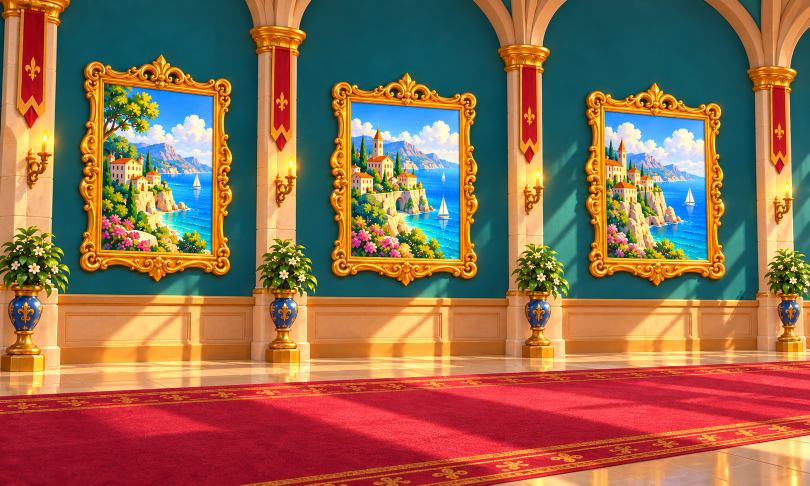
#> input picture docs/art/drafts/corridor-victory-v2-floor-20261031/original-panorama.png, 1619 x 971 px (shown at 1/2 size)
$ python build-floor.py
#> lines starting #> are read from the running program, lines starting #| are printed output that depends on the picture; after the words box and inside, x2 and y2 are one past the last pixel; in counts of white or black regions, pixels touching at a corner belong together
"""Whole periodic floor from native material pixels. Upper scene is byte-identical.

No AI floor patch, no texture scaling, no blur filter. Minimum-error hard cuts
quilt native red weave. Gold motifs are rigidly rotated once, never stretched.
"""
import sys,json,random,math,hashlib
from pathlib import Path
root=Path(__file__).resolve().parent
sys.path.insert(0,str(root.parents[1]/'.task16-python'))
from PIL import Image,ImageDraw,ImageChops,ImageStat
source=Image.open(root/'original-panorama.png').convert('RGB')
#> source is the input picture: PIL image 1619x971 RGB; mean R, G, B 144.1, 107, 80
upper=Image.open(root/'upper-reference-bay.png').convert('RGB')
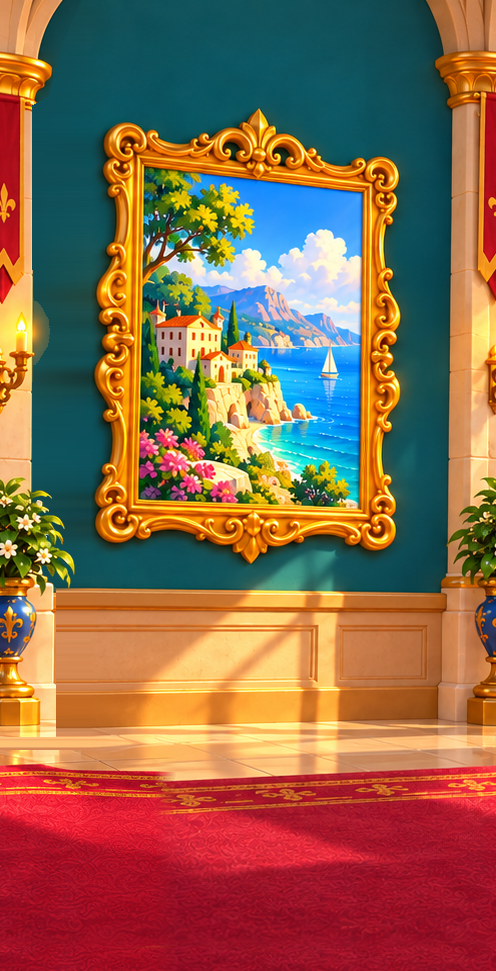
#> input picture docs/art/drafts/corridor-victory-v2-floor-20261031/upper-reference-bay.png, 496 x 971 px
#> upper is the input picture: PIL image 496x971 RGB; mean R, G, B 140.3, 102.4, 75.5
P,H,TOP,CARPET=496,971,726,790
rng=random.Random(1731)

def minpath(cost):
    """Top-to-bottom minimum-error seam, with at most one pixel sideways/row."""
    height,width=len(cost),len(cost[0]);prev=cost[0][:];back=[]
    for y in range(1,height):
        row=[];directions=[]
        for x in range(width):
            k=min(range(max(0,x-1),min(width,x+2)),key=lambda k:prev[k])
            row.append(cost[y][x]+prev[k]);directions.append(k)
        prev=row;back.append(directions)
    x=min(range(width),key=lambda x:prev[x]);path=[x]
    for row in reversed(back):x=row[x];path.append(x)
    return path[::-1]

def quilt(candidates,width,height,patch=72,overlap=20):
    """Native-size source patches; no alpha feathering at patch cuts."""
    step=patch-overlap;out=Image.new('RGB',(width+patch,height+patch));filled=Image.new('L',out.size)
    for yy in range(0,height,step):
        for xx in range(0,width,step):
            scores=[]
            for i,c in enumerate(candidates):
                score=0
                if xx:score+=sum(ImageStat.Stat(ImageChops.difference(out.crop((xx,yy,xx+overlap,yy+patch)),c.crop((0,0,overlap,patch)))).sum)
                if yy:score+=sum(ImageStat.Stat(ImageChops.difference(out.crop((xx,yy,xx+patch,yy+overlap)),c.crop((0,0,patch,overlap)))).sum)
                scores.append((score,i))
            scores.sort();best=scores[0][0]
            pool=[i for s,i in scores if s<=best*1.035+1][:5]
            c=candidates[rng.choice(pool)] if xx or yy else candidates[len(candidates)//3]
            old=out.crop((xx,yy,xx+patch,yy+patch));mask=Image.new('L',(patch,patch),255)
            a,b=old.load(),c.load()
            if xx:
                costs=[[sum((a[x,y][j]-b[x,y][j])**2 for j in range(3)) for x in range(overlap)] for y in range(patch)]
                path=minpath(costs)
                for y,x in enumerate(path):mask.paste(0,(0,y,x+1,y+1))
            if yy:
                costs=[[sum((a[x,y][j]-b[x,y][j])**2 for j in range(3)) for y in range(overlap)] for x in range(patch)]
                path=minpath(costs)
                for x,y in enumerate(path):mask.paste(0,(x,0,x+1,y+1))
            out.paste(c,(xx,yy),mask)
    return out.crop((0,0,width,height))

def periodic_quilt(candidates,height):
    overlap=32;field=quilt(candidates,P+overlap,height)
    left=field.crop((0,0,overlap,height));right=field.crop((P,0,P+overlap,height))
    a,b=left.load(),right.load()
    costs=[[sum((a[x,y][j]-b[x,y][j])**2 for j in range(3)) for x in range(overlap)] for y in range(height)]
    path=minpath(costs);out=field.crop((0,0,P,height))
    for y,x in enumerate(path):out.paste(right.crop((0,y,x+1,y+1)),(0,y))
    return out

# All source candidates are native red material, away from every gold border.
candidates=[source.crop((x,y,x+72,y+72)) for y in [831,837,843,849,855] for x in range(40,565,14)]
#> candidates = 190 items
weave=periodic_quilt(candidates,H-CARPET)
#> in quilt, `out = Image.new('RGB', (width + patch, height + patch))`: out: PIL image 600x253 RGB; every value is 0
#> in quilt, `filled = Image.new('L', out.size)`: filled: PIL image 600x253 L; every value is 0
#> after the loop in quilt, `for yy in range(0,height,step):`:
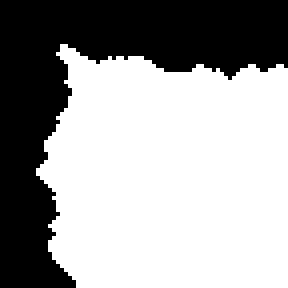
#> mask: PIL image 72x72 L (shown 4 times larger); 62.6% white; 1 black region, box (x1, y1, x2, y2) and area: (0, 0, 72, 72) 1937
#> after the loop in quilt, `for yy in range(0,height,step):`:
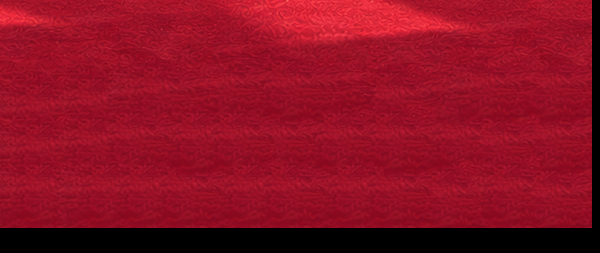
#> out: PIL image 600x253 RGB; mean R, G, B 139.2, 15.7, 34.9
#> in periodic_quilt, `costs=[[sum((a[x,y][j]-b[x,y][j])**2 for j in range(3)) for x in range..`: costs = 181 items
#> in periodic_quilt, `path = minpath(costs)`: path = 181 values, max 31 at index 3, min 9 at index 180, mean 21.65
#> the loop in periodic_quilt, `for y,x in enumerate(path):out.paste(right.crop((0,y,x+1,y+1)),(0,y))` made 181 passes
#> x on passes 1 to 3: 29, 30, 30
weave.save(root/'carpet-native-weave.png')

# One complete existing motif plus its two narrow original gold rails. A rigid
# 2.6 degree rotation aligns the original projected strip; motif scale is fixed.
rot=source.crop((0,748,900,850)).rotate(-2.6,resample=Image.Resampling.BICUBIC,expand=True)
motif=rot.crop((190,49,290,81))
motif.save(root/'gold-motif-native.png')
gold=Image.new('RGBA',(P,32),(0,0,0,0));phase=0
#> after `gold = Image.new('RGBA', (P, 32), (0, 0, 0, 0))`: gold: PIL image 496x32 RGBA; every value is 0
for width in [99,99,100,99,99]:
    part=motif.crop((0,0,width,32));rgba=Image.new('RGBA',part.size)
    for y in range(32):
        for x in range(width):
            r,g,b=part.getpixel((x,y));ratio=g/max(1,r)
            alpha=round(255*max(0,min(1,(ratio-.27)/.15))) if r>80 and b<135 else 0
            rgba.putpixel((x,y),(r,g,b,alpha))
    gold.paste(rgba,(phase,0));phase+=width
#> after the loop, phase = 496
gold.save(root/'single-gold-border.png')
carpet=weave.copy();carpet.paste(gold,(0,4),gold)
#> after `carpet.paste(gold, (0, 4), gold)`:
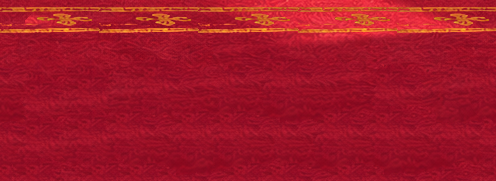
#> carpet: PIL image 496x181 RGB; mean R, G, B 160.6, 22.9, 39.7
# Subtle pile/contact edge; no second border or copied gold wedges.
for x in range(P):
    c=carpet.getpixel((x,0));carpet.putpixel((x,0),tuple(round(v*.78) for v in c))
#> this loop made 496 passes
#> c on passes 1 to 3: (161, 20, 40), (163, 20, 42), (171, 25, 44)

# Marble is ONE affine ground plane. Its two joint families use the same
# periodic coordinates, so intersections and the repeated edge are coherent.
# Native small warm-stone samples contain actual illustration texture/highlights.
palette=ImageStat.Stat(source.crop((175,740,240,770))).mean
#> palette = [239.7, 171.5, 100.6]
marble=Image.new('RGB',(P,CARPET-TOP))
#> marble: PIL image 496x64 RGB; every value is 0
# Continuous periodic stone field; no rectangular pasted stone samples.
for y in range(marble.height):
    for x in range(P):
        u=x/P;t=y/max(1,marble.height-1)
        phase=(u-.10*t)%1
        d1=min(abs(phase-.28),1-abs(phase-.28));d2=min(abs(phase-.78),1-abs(phase-.78))
        light=12*math.sin(2*math.pi*(u-.16*t))+8*math.cos(2*math.pi*(2*u+.10*t))+25*math.exp(-(d1/.11)**2)+18*math.exp(-(d2/.075)**2)
        grain=1.2*math.sin(2*math.pi*(17*u+.031*y))+1.0*math.sin(2*math.pi*(31*u-.017*y))
        veins=0
        for level,amp,phase in [(8,3,.3),(27,5,1.1),(45,4,2.2)]:
            curve=level+amp*math.sin(2*math.pi*u+phase)+1.4*math.sin(2*math.pi*3*u+phase)
            veins+=9*math.exp(-((y-curve)/.8)**2)-3.0*math.exp(-((y-curve-1.3)/.9)**2)+5*math.exp(-((y-curve)/3.0)**2)
        dx=min(abs(x-1),P-abs(x-1));contact=math.exp(-(dx/30)**2-(y/4.7)**2)*.12
        reflection=9*math.exp(-(dx/24)**2)*math.exp(-y/22)
        value=light+grain+veins+reflection
        colors=[palette[c]+value*factor+(t-.5)*warm for c,factor,warm in [(0,.60,3),(1,1.0,1),(2,1.12,-3)]]
        marble.putpixel((x,y),tuple(max(0,min(255,round(v*(1-contact)))) for v in colors))
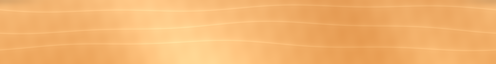
#> marble: PIL image 496x64 RGB; mean R, G, B 244.1, 180.4, 110.7
draw=ImageDraw.Draw(marble)
# Common plane basis: e1=(124,0), e2=(32,24). Every joint continues through wrap.
for y in [17,41]:
    draw.line((0,y,P-1,y),fill=(173,112,66),width=1)
    draw.line((0,y+1,P-1,y+1),fill=(244,197,132),width=1)
for n in range(-1,6):
    x0=n*124-18;x1=x0+marble.height*32/24
    draw.line((round(x0),0,round(x1),marble.height),fill=(179,116,71),width=1)
    draw.line((round(x0)+1,0,round(x1)+1,marble.height),fill=(249,205,145),width=1)
marble.save(root/'marble-one-plane.png')

tile=upper.copy();tile.paste(marble,(0,TOP));tile.paste(carpet,(0,CARPET))
# The native gold/stone foreground ends at y725. Its old reflection (not the
# object) occupied the next rows. Replace that reflection with the whole plane;
# keep the original wall skirting through y729 outside the foreground opening.
tile.paste(upper.crop((55,726,442,730)),(55,726))
tile.save(root/'matched-bay.png')
scene=Image.new('RGB',(P*3,H))
#> scene: PIL image 1488x971 RGB; every value is 0
for i in range(3):scene.paste(tile,(i*P,0))
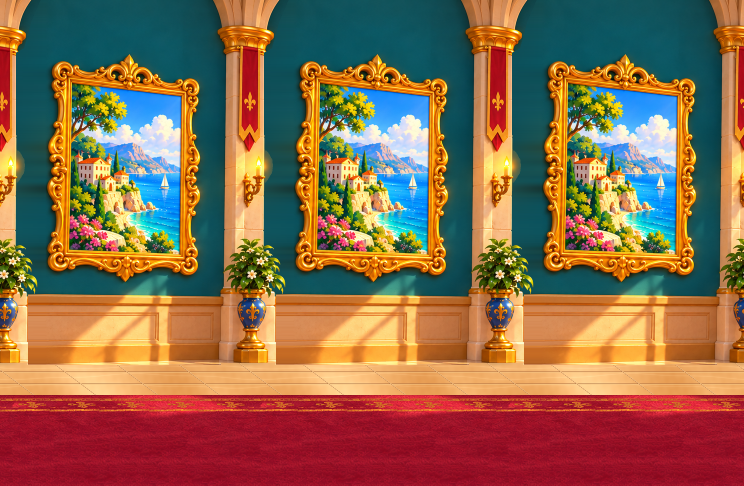
#> scene: PIL image 1488x971 RGB (shown at 1/2 size); mean R, G, B 139.1, 104.8, 76.5
scene.save(root/'matched-scene.png')
floor=Image.new('RGB',(P*3,H-TOP))
#> floor: PIL image 1488x245 RGB; every value is 0
for i in range(3):floor.paste(tile.crop((0,TOP,P,H)),(i*P,0))
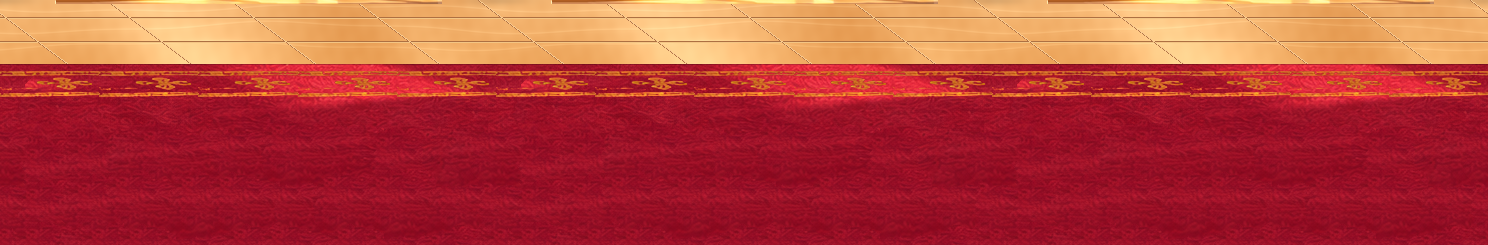
#> floor: PIL image 1488x245 RGB; mean R, G, B 181.5, 63.6, 57.9
floor.save(root/'floor-three-bays.png')
assert ImageChops.difference(upper.crop((0,0,P,TOP)),tile.crop((0,0,P,TOP))).getbbox() is None
report={'upperScenePixelsIdenticalAboveY':TOP,'period':P,'floorRange':[TOP,H],'carpetTopY':CARPET,'goldBorderBandY':[CARPET+4,CARPET+36],'goldMotifs':5,'nativeMotifScaleUnchanged':True,'nativeMotifSpacing':[99,99,100,99,99],'textureBlurFilter':False,'textureQuilting':'native-size pixels, hard minimum-error seams, no alpha patch feather','oneWholeFloorMaterial':True,'marblePlaneBasis':[[124,0],[32,24]],'marbleField':'continuous periodic veins/reflections with original sampled warm palette; no rectangular samples','temporalBlending':False,'newAIGeneratedArt':False}
(root/'floor-build-report.json').write_text(json.dumps(report,indent=2),encoding='utf-8')
print(json.dumps(report))
